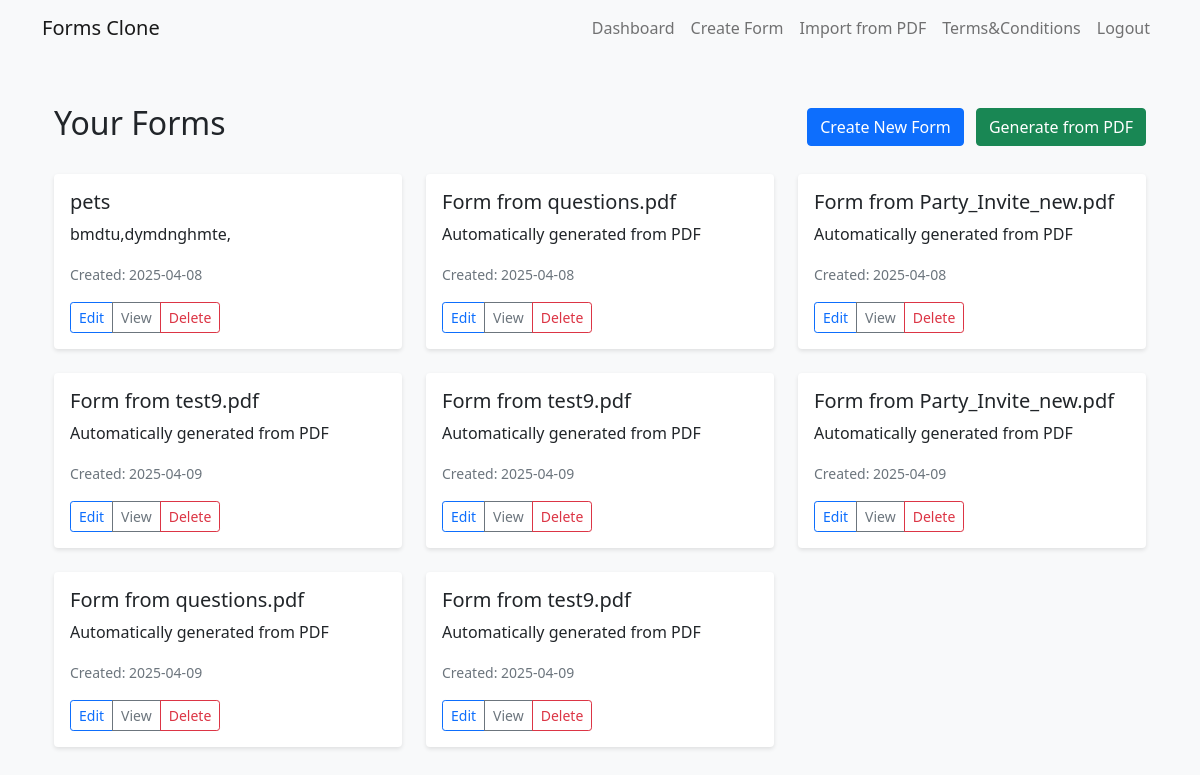
/dashboard (signed in), run on an earlier commit of the app's database.
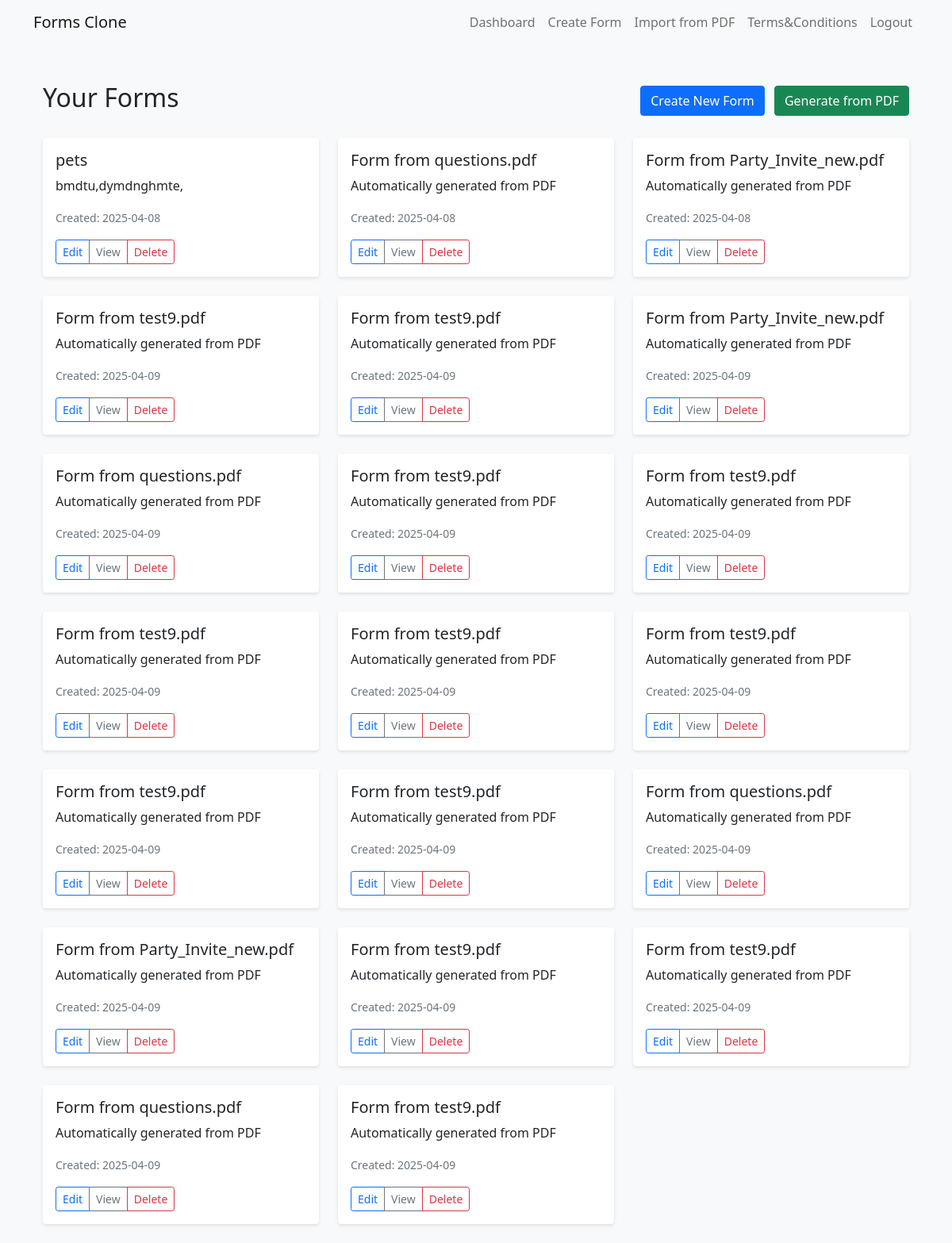
And on a later commit of the database.
### app.py (models this page shows)
class Form(db.Model):
    id = db.Column(db.Integer, primary_key=True)
    title = db.Column(db.String(200), nullable=False)
    description = db.Column(db.Text)
    created_at = db.Column(db.DateTime, default=datetime.utcnow)
    user_id = db.Column(db.Integer, db.ForeignKey('user.id'), nullable=False)
    questions = db.relationship('Question', backref='form', lazy=True, cascade='all, delete-orphan')
    responses = db.relationship('Response', backref='form', lazy=True, cascade='all, delete-orphan')

### app.py (the view)
@app.route('/dashboard')
@login_required
def dashboard():
    forms = Form.query.filter_by(user_id=current_user.id).all()
    return render_template('dashboard.html', forms=forms)

### app.py (called while the page is built)
@login_manager.user_loader
def load_user(user_id):
    return User.query.get(int(user_id))

### templates/dashboard.html (shortened to what this page needs)
{% extends "base.html" %}
{% block content %}
<div class="container mt-5">
    <div class="d-flex justify-content-between align-items-center mb-4">
        <h2>Your Forms</h2>
        <div>
            <a href="{{ url_for('create_form') }}" class="btn btn-primary me-2">Create New Form</a>
            <a href="{{ url_for('upload_pdf') }}" class="btn btn-success">Generate from PDF</a>
        </div>
    </div>
    {% if forms %}
        <div class="row">
            {% for form in forms %}
            <div class="col-md-4 mb-4">
                <div class="card h-100">
                    <div class="card-body">
                        <h5 class="card-title">{{ form.title }}</h5>
                        <p class="card-text">{{ form.description }}</p>
                        <p class="card-text">
                            <small class="text-muted">Created: {{ form.created_at.strftime('%Y-%m-%d') }}</small>
                        </p>
                        <div class="btn-group">
                            <a href="{{ url_for('edit_form', form_id=form.id) }}" class="btn btn-sm btn-outline-primary">Edit</a>
                            <a href="{{ url_for('view_form', form_id=form.id) }}" class="btn btn-sm btn-outline-secondary">View</a>
                            <button type="button" class="btn btn-sm btn-outline-danger"
                                    onclick="confirmDelete({{ form.id }})">
                                Delete
                            </button>
                        </div>
                    </div>
                </div>
            </div>
            {% endfor %}
        </div>
    {% else %}
        <div class="alert alert-info">
            You haven't created any forms yet. Click "Create New Form" to get started or "Generate from PDF" to create a form from a PDF file.
        </div>
    {% endif %}
</div>
{% endblock %}

### templates/base.html (shortened to what this page needs)
<!DOCTYPE html>
<html lang="en">
<head>
    <link href="https://cdn.jsdelivr.net/npm/bootstrap@5.1.3/dist/css/bootstrap.min.css" rel="stylesheet">
    <link rel="stylesheet" href="{{ url_for('static', filename='css/style.css') }}">
</head>
<body>
    <nav class="navbar navbar-expand-lg navbar-light bg-light">
        <div class="container">
            <a class="navbar-brand" href="{{ url_for('index') }}">Forms Clone</a>
            <div class="collapse navbar-collapse" id="navbarNav">
                <ul class="navbar-nav ms-auto">
                    {% if current_user.is_authenticated %}
                        <li class="nav-item">
                            <a class="nav-link" href="{{ url_for('dashboard') }}">Dashboard</a>
                        </li>
                        <li class="nav-item">
                            <a class="nav-link" href="{{ url_for('create_form') }}">Create Form</a>
                        </li>
                        <li class="nav-item">
                            <a class="nav-link" href="{{ url_for('upload_pdf') }}">Import from PDF</a>
                        </li>
                        <li class="nav-item">
                            <a class="nav-link" href="{{ url_for('terms_and_conditions') }}">Terms&Conditions</a>
                        </li>
                        <li class="nav-item">
                            <a class="nav-link" href="{{ url_for('logout') }}">Logout</a>
                        </li>
                    {% endif %}
                </ul>
            </div>
        </div>
    </nav>
    <div class="container mt-4">
        {% block content %}{% endblock %}
    </div>
</body>
</html>

### static/css/style.css (style rules this page uses)
body { background-color: #f8f9fa; }
.card { box-shadow: 0 2px 4px rgba(0, 0, 0, 0.1); border: none; }
.card-title { margin-bottom: 0.5rem; font-weight: 500; }

What changed in the data, as far as the page shows it:
added Form: title "Form from test9.pdf", description "Automatically generated from PDF", created_at "2025-04-09"
added Form: title "Form from test9.pdf", description "Automatically generated from PDF", created_at "2025-04-09"
added Form: title "Form from test9.pdf", description "Automatically generated from PDF", created_at "2025-04-09"
added Form: title "Form from test9.pdf", description "Automatically generated from PDF", created_at "2025-04-09"
added Form: title "Form from test9.pdf", description "Automatically generated from PDF", created_at "2025-04-09"
added Form: title "Form from test9.pdf", description "Automatically generated from PDF", created_at "2025-04-09"
added Form: title "Form from questions.pdf", description "Automatically generated from PDF", created_at "2025-04-09"
added Form: title "Form from Party_Invite_new.pdf", description "Automatically generated from PDF", created_at "2025-04-09"
added Form: title "Form from test9.pdf", description "Automatically generated from PDF", created_at "2025-04-09"
added Form: title "Form from test9.pdf", description "Automatically generated from PDF", created_at "2025-04-09"
added Form: title "Form from questions.pdf", description "Automatically generated from PDF", created_at "2025-04-09"
added Form: title "Form from test9.pdf", description "Automatically generated from PDF", created_at "2025-04-09"
